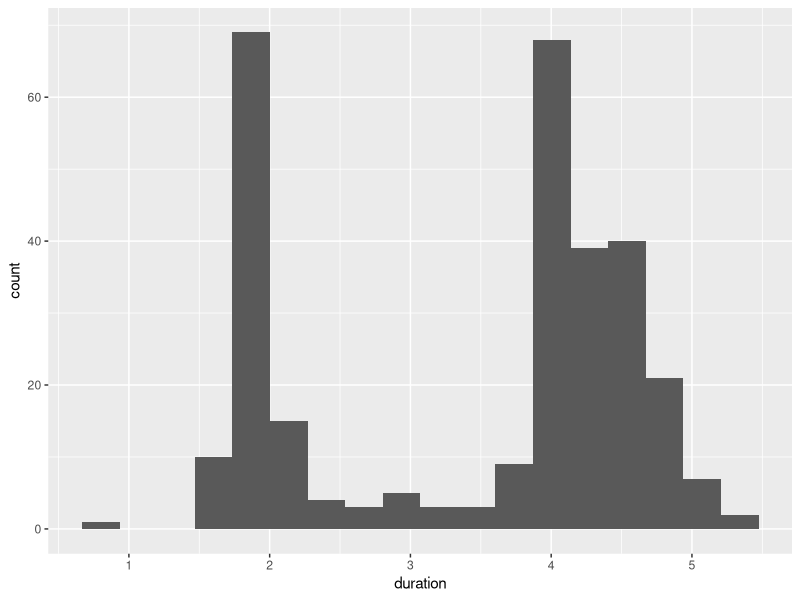
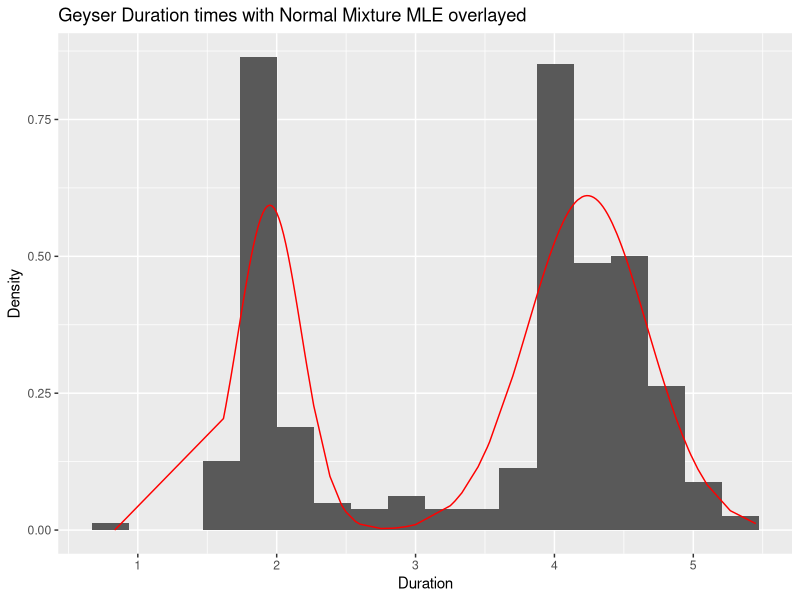
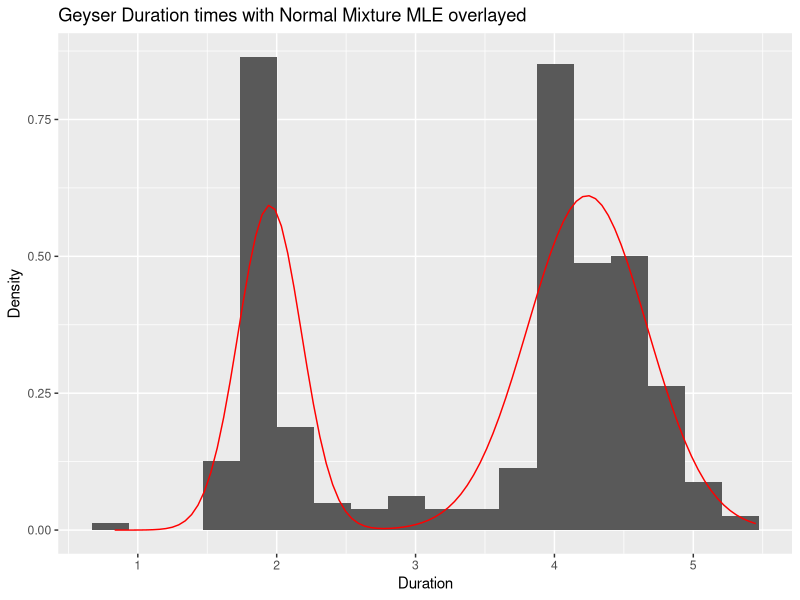

These charts were generated, in order, by the following R code:
## ---- chunk 1
library(MASS)
library(maxLik)
library(ggplot2)
## ---- chunk 2
rule_of_thumb = (max(geyser$duration)-min(geyser$duration))/sqrt(nrow(geyser))

ggplot(geyser,aes(x=duration))+
  geom_histogram(binwidth=rule_of_thumb)
## ---- chunk 3
#define liklihood with vector of parameters arg, and data (x)
lik.norm <- function(parameters, x){
  #extract all the relevant parameters
  alpha = parameters[1]
  mu1 = parameters[2]
  mu2 = parameters[3]
  sd1 = parameters[4]
  sd2 = parameters[5]
  #set bounds for the ranges of these variables
  if(alpha < 0 | alpha > 1 | sd1 < 0 | sd2 < 0){
    NA
  }
  #output the density
  else{
     (alpha*dnorm(x,mu1,sd1))+(1-alpha)*dnorm(x,mu2,sd2)
  }
}
## ---- chunk 4
#create log-likelihood by summing the logs of the previous func.
loglik.norm <- function(parameters,x)
  {
  sum(log(lik.norm(parameters,x)))
  }
## ---- chunk 5
#initialize
m <- mean(geyser$duration)
s <- sd(geyser$duration)
alpha_init <- 0.5

#save the estimates so we can extract them later. 
estimates <- maxLik(logLik = loglik.norm, 
       start = c(alpha_init,m-1,m+1,s,s),
       method = "NR",
       tol = 1e-4,
       x = geyser$duration
       )
estimates
## ---- chunk 6
ggplot(geyser,aes(x=duration))+
  geom_histogram(binwidth=rule_of_thumb, aes(y=..density..))+
  #overlay density using the lik.norm function and geom_line
  geom_line(aes(y=lik.norm(estimates$estimate,duration)),col='red')+
  labs(title='Geyser Duration times with Normal Mixture MLE overlayed',
  x='Duration',
  y='Density')
## ---- chunk 7
ggplot(geyser,aes(x=duration))+
  geom_histogram(binwidth=rule_of_thumb, aes(y=..density..))+
  #pass in function, and args as a list.
  geom_function(fun=lik.norm, args = list(parameters = estimates$estimate),col='red')+
  labs(title='Geyser Duration times with Normal Mixture MLE overlayed',
  x='Duration',
  y='Density')
